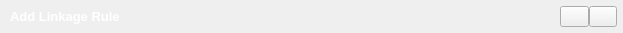
  <widget class="QWidget" name="widget_2" native="true">
   <property name="geometry">
    <rect>
     <x>0</x>
     <y>0</y>
     <width>623</width>
     <height>33</height>
    </rect>
   </property>
   <property name="minimumSize">
    <size>
     <width>0</width>
     <height>33</height>
    </size>
   </property>
   <property name="maximumSize">
    <size>
     <width>16777215</width>
     <height>33</height>
    </size>
   </property>
   <layout class="QHBoxLayout" name="horizontalLayout">
    <property name="spacing">
     <number>0</number>
    </property>
    <property name="leftMargin">
     <number>0</number>
    </property>
    <property name="topMargin">
     <number>0</number>
    </property>
    <property name="rightMargin">
     <number>0</number>
    </property>
    <property name="bottomMargin">
     <number>0</number>
    </property>
    <item>
     <spacer name="horizontalSpacer_3">
      <property name="orientation">
       <enum>Qt::Horizontal</enum>
      </property>
      <property name="sizeType">
       <enum>QSizePolicy::Minimum</enum>
      </property>
      <property name="sizeHint" stdset="0">
       <size>
        <width>10</width>
        <height>20</height>
       </size>
      </property>
     </spacer>
    </item>
    <item>
     <widget class="QLabel" name="label_7">
      <property name="palette">
       <palette>
        <active>
         <colorrole role="WindowText">
          <brush brushstyle="SolidPattern">
           <color alpha="255">
            <red>255</red>
            <green>255</green>
            <blue>255</blue>
           </color>
          </brush>
         </colorrole>
         <colorrole role="Button">
          <brush brushstyle="SolidPattern">
           <color alpha="255">
            <red>0</red>
            <green>0</green>
            <blue>0</blue>
           </color>
          </brush>
         </colorrole>
         <colorrole role="Light">
          <brush brushstyle="SolidPattern">
           <color alpha="255">
            <red>0</red>
            <green>0</green>
            <blue>0</blue>
           </color>
          </brush>
         </colorrole>
         <colorrole role="Midlight">
          <brush brushstyle="SolidPattern">
           <color alpha="255">
            <red>0</red>
            <green>0</green>
            <blue>0</blue>
           </color>
          </brush>
         </colorrole>
         <colorrole role="Dark">
          <brush brushstyle="SolidPattern">
           <color alpha="255">
            <red>0</red>
            <green>0</green>
            <blue>0</blue>
           </color>
          </brush>
         </colorrole>
         <colorrole role="Mid">
          <brush brushstyle="SolidPattern">
           <color alpha="255">
            <red>0</red>
            <green>0</green>
            <blue>0</blue>
           </color>
          </brush>
         </colorrole>
         <colorrole role="Text">
          <brush brushstyle="SolidPattern">
           <color alpha="255">
            <red>255</red>
            <green>255</green>
            <blue>255</blue>
           </color>
          </brush>
         </colorrole>
         <colorrole role="BrightText">
          <brush brushstyle="SolidPattern">
           <color alpha="255">
            <red>255</red>
            <green>255</green>
            <blue>255</blue>
           </color>
          </brush>
         </colorrole>
         <colorrole role="ButtonText">
          <brush brushstyle="SolidPattern">
           <color alpha="255">
            <red>255</red>
            <green>255</green>
            <blue>255</blue>
           </color>
          </brush>
         </colorrole>
         <colorrole role="Base">
          <brush brushstyle="SolidPattern">
           <color alpha="255">
            <red>0</red>
            <green>0</green>
            <blue>0</blue>
           </color>
          </brush>
         </colorrole>
         <colorrole role="Window">
          <brush brushstyle="SolidPattern">
           <color alpha="255">
            <red>0</red>
            <green>0</green>
            <blue>0</blue>
           </color>
          </brush>
         </colorrole>
         <colorrole role="Shadow">
          <brush brushstyle="SolidPattern">
           <color alpha="255">
            <red>0</red>
            <green>0</green>
            <blue>0</blue>
           </color>
          </brush>
         </colorrole>
         <colorrole role="AlternateBase">
          <brush brushstyle="SolidPattern">
           <color alpha="255">
            <red>0</red>
            <green>0</green>
            <blue>0</blue>
           </color>
          </brush>
         </colorrole>
         <colorrole role="ToolTipBase">
          <brush brushstyle="SolidPattern">
           <color alpha="255">
            <red>255</red>
            <green>255</green>
            <blue>220</blue>
           </color>
          </brush>
         </colorrole>
         <colorrole role="ToolTipText">
          <brush brushstyle="SolidPattern">
           <color alpha="255">
            <red>0</red>
            <green>0</green>
            <blue>0</blue>
           </color>
          </brush>
         </colorrole>
        </active>
        <inactive>
         <colorrole role="WindowText">
          <brush brushstyle="SolidPattern">
           <color alpha="255">
            <red>255</red>
            <green>255</green>
            <blue>255</blue>
           </color>
          </brush>
         </colorrole>
         <colorrole role="Button">
          <brush brushstyle="SolidPattern">
           <color alpha="255">
            <red>0</red>
            <green>0</green>
            <blue>0</blue>
           </color>
          </brush>
         </colorrole>
         <colorrole role="Light">
          <brush brushstyle="SolidPattern">
           <color alpha="255">
            <red>0</red>
            <green>0</green>
            <blue>0</blue>
           </color>
          </brush>
         </colorrole>
         <colorrole role="Midlight">
          <brush brushstyle="SolidPattern">
           <color alpha="255">
            <red>0</red>
            <green>0</green>
            <blue>0</blue>
           </color>
          </brush>
         </colorrole>
         <colorrole role="Dark">
          <brush brushstyle="SolidPattern">
           <color alpha="255">
            <red>0</red>
            <green>0</green>
            <blue>0</blue>
           </color>
          </brush>
         </colorrole>
         <colorrole role="Mid">
          <brush brushstyle="SolidPattern">
           <color alpha="255">
            <red>0</red>
            <green>0</green>
            <blue>0</blue>
           </color>
          </brush>
         </colorrole>
         <colorrole role="Text">
          <brush brushstyle="SolidPattern">
           <color alpha="255">
            <red>255</red>
            <green>255</green>
            <blue>255</blue>
           </color>
          </brush>
         </colorrole>
         <colorrole role="BrightText">
          <brush brushstyle="SolidPattern">
           <color alpha="255">
            <red>255</red>
            <green>255</green>
            <blue>255</blue>
           </color>
          </brush>
         </colorrole>
         <colorrole role="ButtonText">
          <brush brushstyle="SolidPattern">
           <color alpha="255">
            <red>255</red>
            <green>255</green>
            <blue>255</blue>
           </color>
          </brush>
         </colorrole>
         <colorrole role="Base">
          <brush brushstyle="SolidPattern">
           <color alpha="255">
            <red>0</red>
            <green>0</green>
            <blue>0</blue>
           </color>
          </brush>
         </colorrole>
         <colorrole role="Window">
          <brush brushstyle="SolidPattern">
           <color alpha="255">
            <red>0</red>
            <green>0</green>
            <blue>0</blue>
           </color>
          </brush>
         </colorrole>
         <colorrole role="Shadow">
          <brush brushstyle="SolidPattern">
           <color alpha="255">
            <red>0</red>
            <green>0</green>
            <blue>0</blue>
           </color>
          </brush>
         </colorrole>
         <colorrole role="AlternateBase">
          <brush brushstyle="SolidPattern">
           <color alpha="255">
            <red>0</red>
            <green>0</green>
            <blue>0</blue>
           </color>
          </brush>
         </colorrole>
         <colorrole role="ToolTipBase">
          <brush brushstyle="SolidPattern">
           <color alpha="255">
            <red>255</red>
            <green>255</green>
            <blue>220</blue>
           </color>
          </brush>
         </colorrole>
         <colorrole role="ToolTipText">
          <brush brushstyle="SolidPattern">
           <color alpha="255">
            <red>0</red>
            <green>0</green>
            <blue>0</blue>
           </color>
          </brush>
         </colorrole>
        </inactive>
        <disabled>
         <colorrole role="WindowText">
          <brush brushstyle="SolidPattern">
           <color alpha="255">
            <red>0</red>
            <green>0</green>
            <blue>0</blue>
           </color>
          </brush>
         </colorrole>
         <colorrole role="Button">
          <brush brushstyle="SolidPattern">
           <color alpha="255">
            <red>0</red>
            <green>0</green>
            <blue>0</blue>
           </color>
          </brush>
         </colorrole>
         <colorrole role="Light">
          <brush brushstyle="SolidPattern">
           <color alpha="255">
            <red>0</red>
            <green>0</green>
            <blue>0</blue>
           </color>
          </brush>
         </colorrole>
         <colorrole role="Midlight">
          <brush brushstyle="SolidPattern">
           <color alpha="255">
            <red>0</red>
            <green>0</green>
            <blue>0</blue>
           </color>
          </brush>
         </colorrole>
         <colorrole role="Dark">
          <brush brushstyle="SolidPattern">
           <color alpha="255">
            <red>0</red>
            <green>0</green>
            <blue>0</blue>
           </color>
          </brush>
         </colorrole>
         <colorrole role="Mid">
          <brush brushstyle="SolidPattern">
           <color alpha="255">
            <red>0</red>
            <green>0</green>
            <blue>0</blue>
           </color>
          </brush>
         </colorrole>
         <colorrole role="Text">
          <brush brushstyle="SolidPattern">
           <color alpha="255">
            <red>0</red>
            <green>0</green>
            <blue>0</blue>
           </color>
          </brush>
         </colorrole>
         <colorrole role="BrightText">
          <brush brushstyle="SolidPattern">
           <color alpha="255">
            <red>255</red>
            <green>255</green>
            <blue>255</blue>
           </color>
          </brush>
         </colorrole>
         <colorrole role="ButtonText">
          <brush brushstyle="SolidPattern">
           <color alpha="255">
            <red>0</red>
            <green>0</green>
            <blue>0</blue>
           </color>
          </brush>
         </colorrole>
         <colorrole role="Base">
          <brush brushstyle="SolidPattern">
           <color alpha="255">
            <red>0</red>
            <green>0</green>
            <blue>0</blue>
           </color>
          </brush>
         </colorrole>
         <colorrole role="Window">
          <brush brushstyle="SolidPattern">
           <color alpha="255">
            <red>0</red>
            <green>0</green>
            <blue>0</blue>
           </color>
          </brush>
         </colorrole>
         <colorrole role="Shadow">
          <brush brushstyle="SolidPattern">
           <color alpha="255">
            <red>0</red>
            <green>0</green>
            <blue>0</blue>
           </color>
          </brush>
         </colorrole>
         <colorrole role="AlternateBase">
          <brush brushstyle="SolidPattern">
           <color alpha="255">
            <red>0</red>
            <green>0</green>
            <blue>0</blue>
           </color>
          </brush>
         </colorrole>
         <colorrole role="ToolTipBase">
          <brush brushstyle="SolidPattern">
           <color alpha="255">
            <red>255</red>
            <green>255</green>
            <blue>220</blue>
           </color>
          </brush>
         </colorrole>
         <colorrole role="ToolTipText">
          <brush brushstyle="SolidPattern">
           <color alpha="255">
            <red>0</red>
            <green>0</green>
            <blue>0</blue>
           </color>
          </brush>
         </colorrole>
        </disabled>
       </palette>
      </property>
      <property name="font">
       <font>
        <pointsize>10</pointsize>
        <weight>75</weight>
        <bold>true</bold>
       </font>
      </property>
      <property name="text">
       <string>Add Linkage Rule</string>
      </property>
     </widget>
    </item>
    <item>
     <spacer name="horizontalSpacer">
      <property name="orientation">
       <enum>Qt::Horizontal</enum>
      </property>
      <property name="sizeHint" stdset="0">
       <size>
        <width>40</width>
        <height>20</height>
       </size>
      </property>
     </spacer>
    </item>
    <item>
     <widget class="QPushButton" name="btn_minimum">
      <property name="sizePolicy">
       <sizepolicy hsizetype="Fixed" vsizetype="Fixed">
        <horstretch>0</horstretch>
        <verstretch>0</verstretch>
       </sizepolicy>
      </property>
      <property name="minimumSize">
       <size>
        <width>29</width>
        <height>21</height>
       </size>
      </property>
      <property name="maximumSize">
       <size>
        <width>29</width>
        <height>21</height>
       </size>
      </property>
      <property name="cursor">
       <cursorShape>PointingHandCursor</cursorShape>
      </property>
      <property name="text">
       <string/>
      </property>
     </widget>
    </item>
    <item>
     <widget class="QPushButton" name="btn_close">
      <property name="sizePolicy">
       <sizepolicy hsizetype="Fixed" vsizetype="Fixed">
        <horstretch>0</horstretch>
        <verstretch>0</verstretch>
       </sizepolicy>
      </property>
      <property name="minimumSize">
       <size>
        <width>28</width>
        <height>21</height>
       </size>
      </property>
      <property name="maximumSize">
       <size>
        <width>28</width>
        <height>21</height>
       </size>
      </property>
      <property name="cursor">
       <cursorShape>PointingHandCursor</cursorShape>
      </property>
      <property name="text">
       <string/>
      </property>
     </widget>
    </item>
    <item>
     <spacer name="horizontalSpacer_2">
      <property name="orientation">
       <enum>Qt::Horizontal</enum>
      </property>
      <property name="sizeType">
       <enum>QSizePolicy::Minimum</enum>
      </property>
      <property name="sizeHint" stdset="0">
       <size>
        <width>6</width>
        <height>20</height>
       </size>
      </property>
     </spacer>
    </item>
   </layout>
  </widget>
